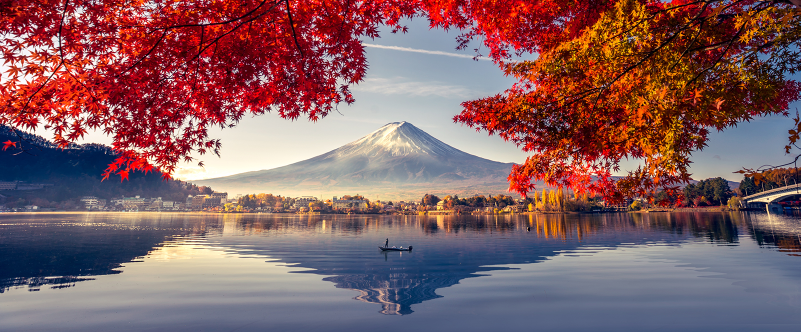
%> input picture Assignment2/Image.jpg, 1601 x 664 px (shown at 1/2 size)
$ octave sub.m   (GNU Octave 9; MATLAB toolbox functions it lacks are replaced by stand-ins)
%> lines starting %> are read from the running program, lines starting %| are printed output that depends on the picture
Img1 = imread('Image.jpg');
%> Img1 is the input picture: size 664x1601x3 uint8; mean R, G, B 131.9, 94.8, 98.4

r = Img1(:,:,1);
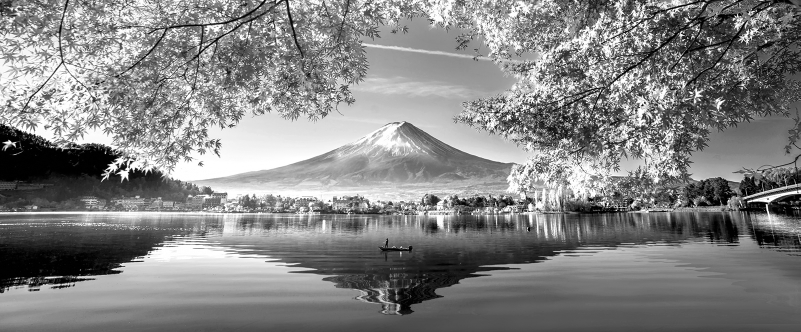
%> r: size 664x1601 uint8 (shown at 1/2 size); min 0, max 255, mean 131.9
g = Img1(:,:,2);
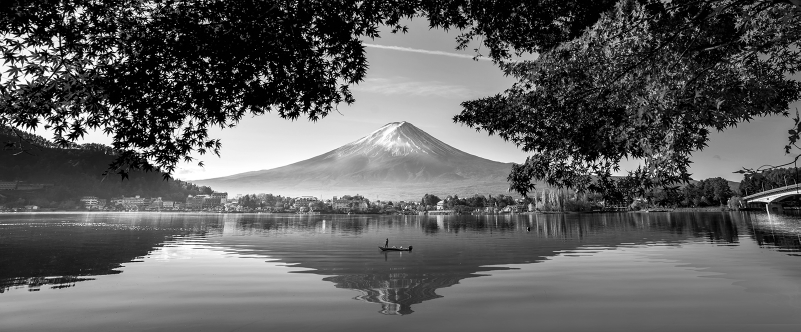
%> g: size 664x1601 uint8 (shown at 1/2 size); min 0, max 255, mean 94.8
b = Img1(:,:,3);
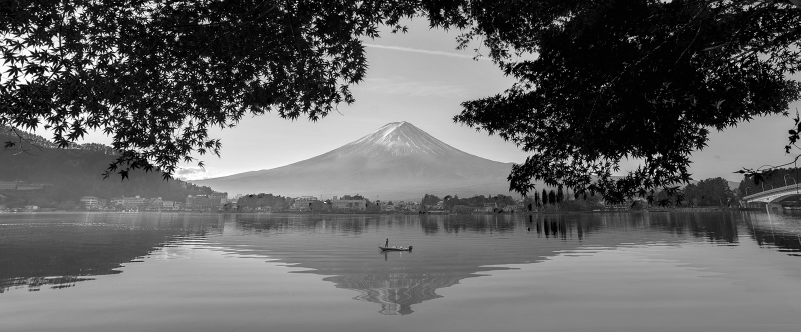
%> b: size 664x1601 uint8 (shown at 1/2 size); min 0, max 255, mean 98.4
Img1 = uint8(double(r/3)+double(g/3)+double(b/3));
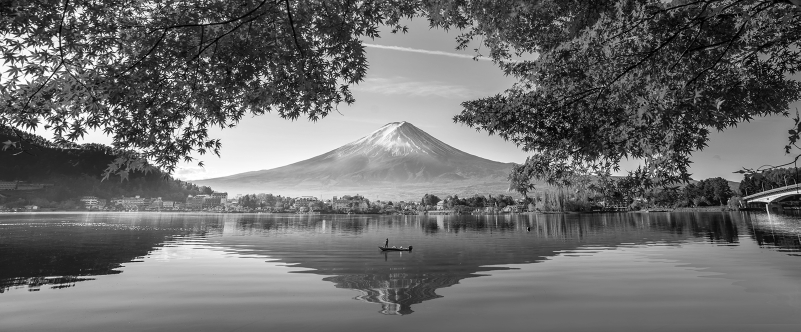
%> Img1: size 664x1601 uint8 (shown at 1/2 size); min 0, max 255, mean 108.3

s = size(Img1);
%> s = [664 1601]
Img2 = Img1;

for i = 166:498
    for j= 400:1200
        Img2(i,j)=0;
    end
end
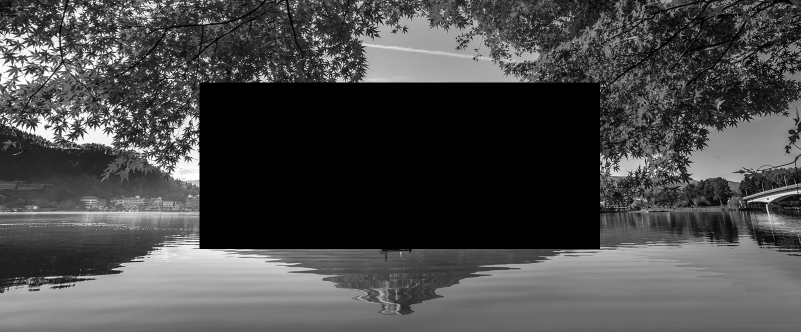
%> Img2: size 664x1601 uint8 (shown at 1/2 size); min 0, max 255, mean 73.7

Img3 = Img1 - Img2;
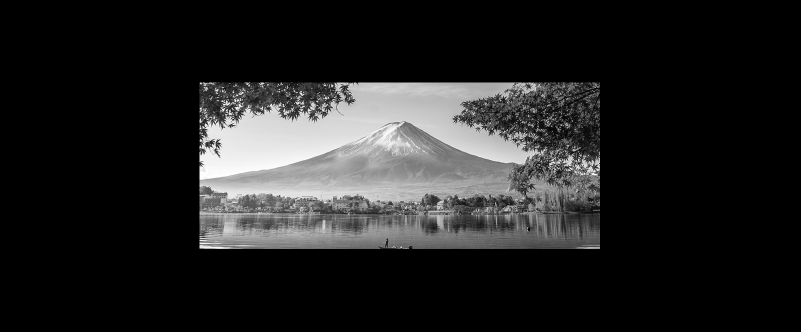
%> Img3: size 664x1601 uint8 (shown at 1/2 size); min 0, max 255, mean 34.6

subplot(3,1,1), imshow(Img1); title('Original Gray Scale Image - Image1')
subplot(3,1,2), imshow(Img2); title('Gray Scale with some zero intensity pixels - Image2')
subplot(3,1,3), imshow(Img3); title('Image3 = Image1 - Image2')
